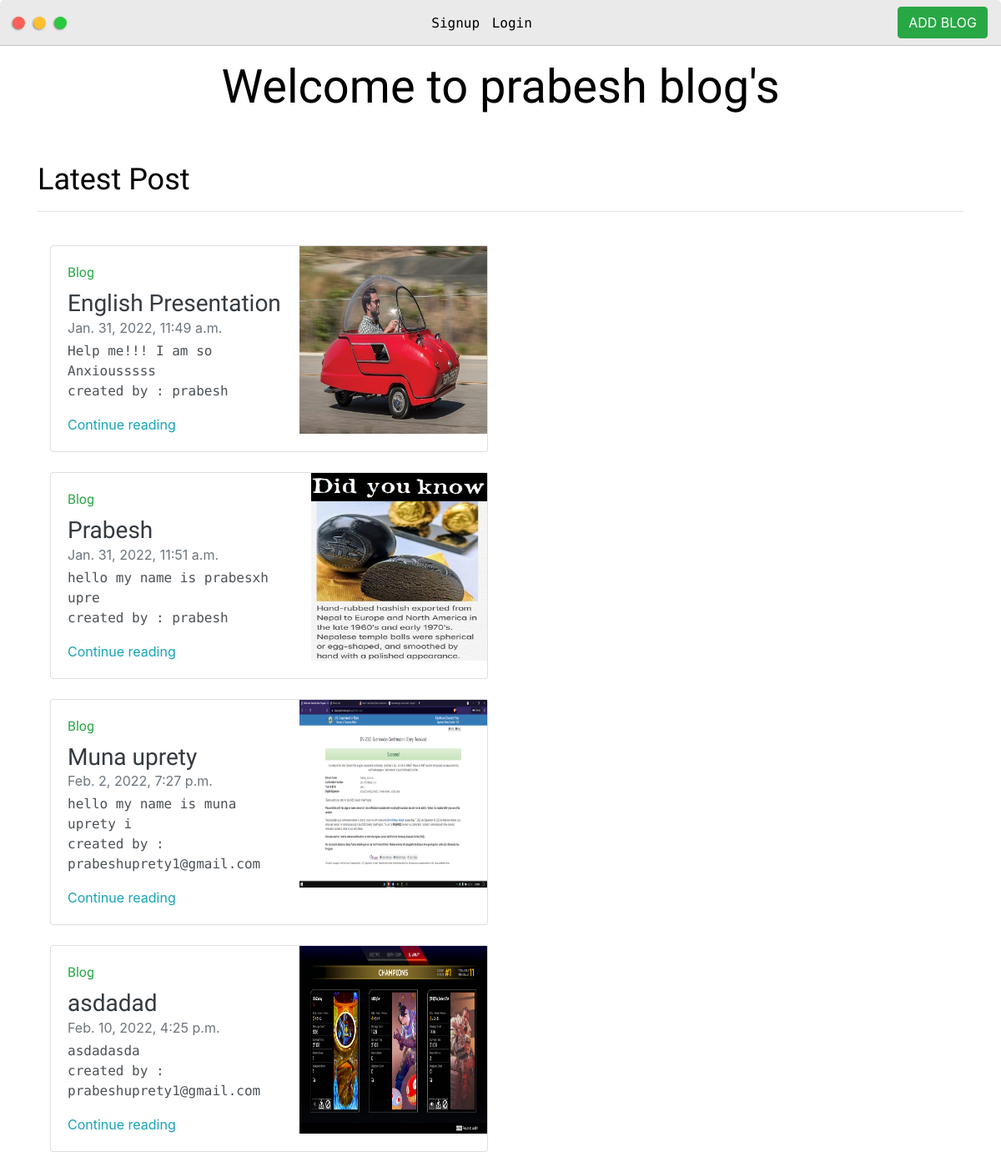
/blog/, run on an earlier commit of the app's database.
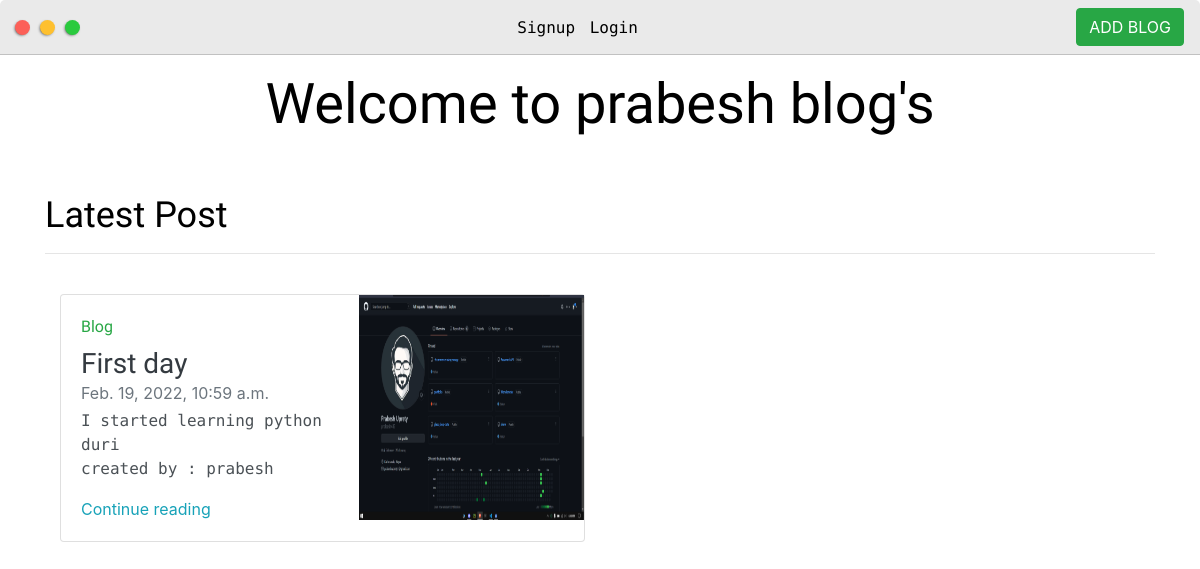
And on a later commit of the database.
### blog/models.py (models this page shows, shortened)
class Blog(models.Model):
    title = models.CharField(max_length=50)
    pub_date = models.DateTimeField()
    body = models.CharField(max_length=100)
    image = models.ImageField(upload_to='images/')
    author = models.ForeignKey(User, on_delete=models.CASCADE, default=1)
    def summary(self):
        return self.body[:30]

### blog/views.py (the view)
# urls.py: path('', views.blog , name="blog"),
def blog(request):
    blogs = Blog.objects
    return render(request, 'blog/blog.html', {'blog':blogs})

### blog/templates/blog/blog.html (shortened to what this page needs)
{% load static %}
<!DOCTYPE html>
<html>
<head>
    <link rel="stylesheet" href="https://maxcdn.bootstrapcdn.com/bootstrap/4.0.0/css/bootstrap.min.css">
	<link rel="stylesheet" type="text/css" href="{% static 'base/styles/default.css'%}">
</head>
<body>
	<div class="nav-wrapper">
		<a href="{% url 'home' %}">
			<div class="dots-wrapper">
				<div id="dot-1" class="browser-dot"></div>
				<div id="dot-2" class="browser-dot"></div>
				<div id="dot-3" class="browser-dot"></div>
			</div>
		</a>
    {% if user.is_authenticated %}
			<a class="nav-link" href="{% url 'logout' %}">Logout </a>
        {% else %}
		<ul id="navigation">
			<li><a href="{% url 'signup' %}">Signup</a></li>
			<li><a href="{% url 'login' %}">Login          </a></li>
		</ul>
		{% endif %}
    <a class="nav-link" href="{% url 'upload' %}"><button type="button" class="btn btn-success">ADD BLOG</button> </a>
	</div>
    <main role="main">
        <div class="container">
          <h1 class="text-center pt-3"> Welcome to prabesh blog's</h1>
          <br>
          <br>
          <h2>Latest Post</h2>
          <hr>
          <br>
          {% for blogs in blog.all %}
          <div class="col-md-6">
            <div class="card flex-md-row mb-4 box-shadow h-md-250">
              <div class="card-body d-flex flex-column align-items-start">
                <strong class="d-inline-block mb-2 text-success">Blog</strong>
                <h3 class="mb-0">
                  <a class="text-dark" href="{% url 'detail' blogs.id %}">{{blogs.title}}</a>
                </h3>
                <div class="mb-1 text-muted">{{blogs.pub_date}}</div>
                <p class="card-text mb-auto">{{blogs.summary}}</p>
                <p>created by : {{blogs.author}}</p>
                <a href="{% url 'detail' blogs.id %}">Continue reading</a>
              </div>
              <img class="image-fluid" imageclass="card-img-right flex-auto d-none d-md-block" src="{{blogs.image.url}}" height="225" width="225">
            </div>
          </div>
            {% endfor %}
          </div>
        </main>
</body>
</html>

### base/static/base/styles/default.css (style rules this page uses)
:root { --mainColor:#eaeaea; --secondaryColor:#fff; --borderColor:#c1c1c1; --mainText:black; --secondaryText:#4b5156; --themeDotBorder:#24292e; --previewBg:rgb(251, 249, 243, 0.8); --previewShadow:#f0ead6; --buttonColor:black; }
html, body { padding: 0; margin: 0; scroll-behavior: smooth; }
body * { transition: 0.3s; }
h1, h2, h3, h4, h5, h6, strong { color: var(--mainText); font-family: 'Russo One', sans-serif; font-weight: 500; }
p, li, span, label, input, textarea { color: var(--secondaryText); font-family: 'Roboto Mono', monospace; }
a { text-decoration: none; color:#17a2b8; }
ul { list-style: none; }
h1 { font-size: 56px; }
h2 { font-size: 36px; }
h3 { font-size: 28px; }
.nav-wrapper { border-radius:5px 5px 0 0; grid-area:nav-wrapper; border-bottom: 1px solid var(--borderColor); display: flex; justify-content: space-between; align-items: center; background-color: var(--mainColor); }
#navigation a { color:var(--mainText); }
#navigation { margin:0; padding: 10px; }
#navigation li { display: inline-block; margin-right: 5px; margin-left:5px; }
.dots-wrapper { display: flex; padding: 10px; }
#dot-1 { background-color: #FC6058; }
#dot-2 { background-color: #FEC02F; }
#dot-3 { background-color: #2ACA3E; }
.browser-dot { background-color: black; height: 15px; width: 15px; border-radius: 50%; margin: 5px; -webkit-box-shadow: -1px 1px 3px -1px rgba(0,0,0,0.75); -moz-box-shadow: -1px 1px 3px -1px rgba(0,0,0,0.75); box-shadow: -1px 1px 3px -1px rgba(0,0,0,0.75); }

What changed in the data, as far as the page shows it:
removed Blog: title "English Presentation", pub_date "Jan. 31, 2022, 11:49 a.m.", summary "Help me!!! I am so Anxiousssss", author "prabesh", image (picture)
removed Blog: title "Prabesh", pub_date "Jan. 31, 2022, 11:51 a.m.", summary "hello my name is prabesxh upre", author "prabesh", image (picture)
removed Blog: title "Muna uprety", pub_date "Feb. 2, 2022, 7:27 p.m.", summary "hello my name is muna uprety i", author "prabeshuprety1@gmail.com", image (picture)
removed Blog: title "asdadad", pub_date "Feb. 10, 2022, 4:25 p.m.", summary "asdadasda", author "prabeshuprety1@gmail.com", image (picture)
added Blog: title "First day", pub_date "Feb. 19, 2022, 10:59 a.m.", summary "I started learning python duri", author "prabesh", image (picture)
